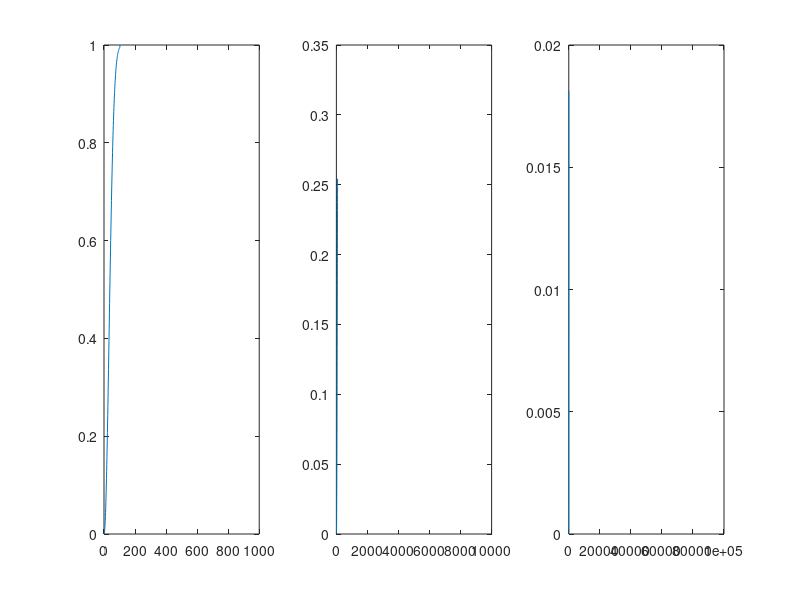

Reproduce this figure in MATLAB.
% m = 1000
subplot(1, 3, 1);
x = cumsum(ones(1, 1000));
p = zeros(0, 1000);
for i = 1:1000
    p(i) = 1 - prod(x(end - x(i) + 1:end)) / 1000^x(i);
end
plot(p);

% m = 10000
subplot(1, 3, 2);
x = cumsum(ones(1, 10000));
p = zeros(0, 10000);
for i = 1:10000
    p(i) = 1 - prod(x(end - x(i) + 1:end)) / 10000^x(i);
end
plot(p);

% m = 100000
subplot(1, 3, 3);
x = cumsum(ones(1, 100000));
p = zeros(0, 100000);
for i = 1:100000
    p(i) = 1 - prod(x(end - x(i) + 1:end)) / 100000^x(i);
end
plot(p);